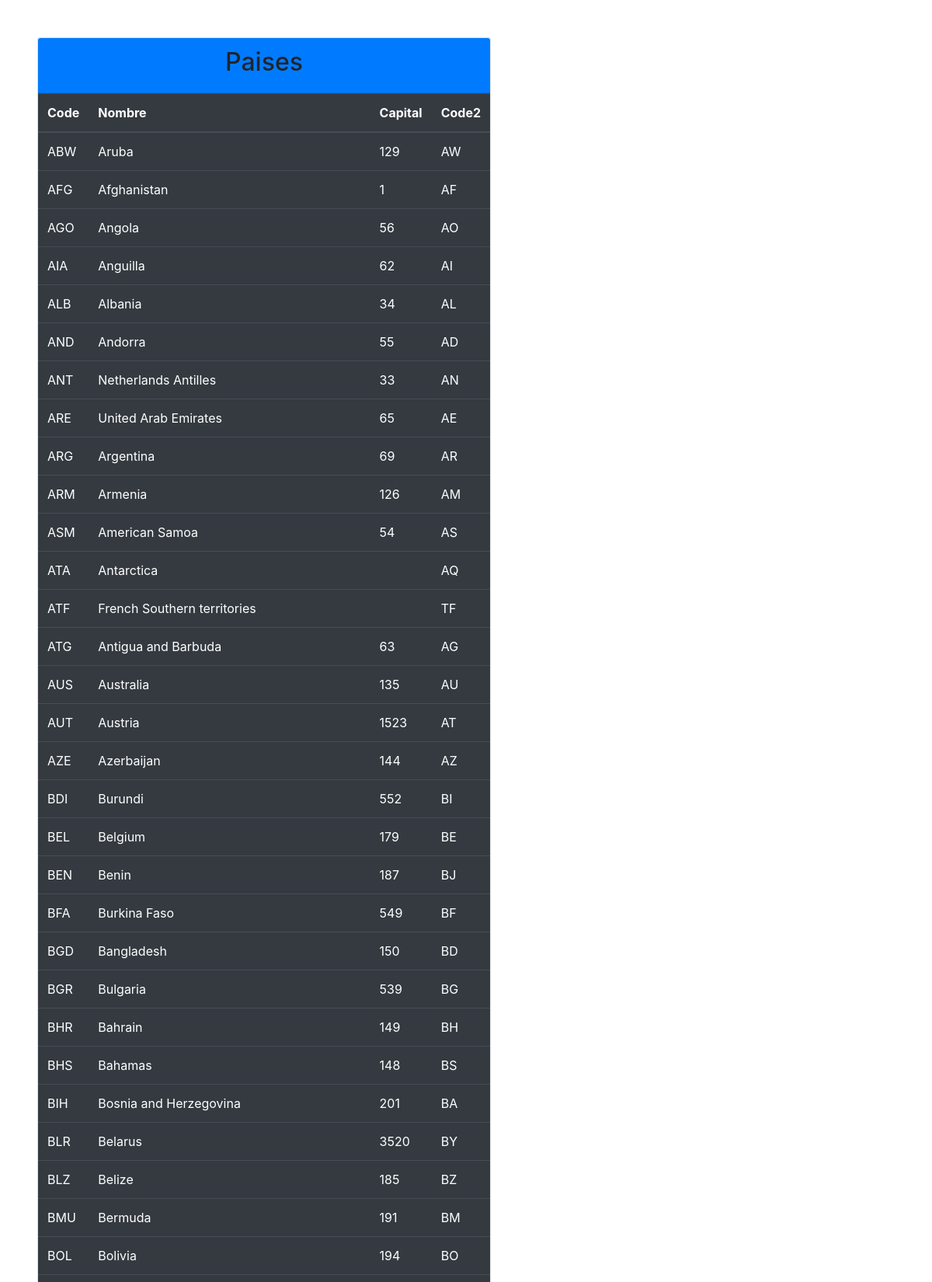
The page /PhpMysql/Actividad9/paises.php (upper part) on the database its author committed.
### tables this page shows
CREATE TABLE `country` (
  `Code` char(3) NOT NULL DEFAULT '',
  `Name` char(52) NOT NULL DEFAULT '',
  `Capital` int DEFAULT NULL,
  `Code2` char(2) NOT NULL DEFAULT '',
  PRIMARY KEY (`Code`)
);

### PhpMysql/Actividad9/clases/MainClass.php (called while the page is built, shortened)
<?php
    class MainClass {
        public static function  getCountries($conn){
            $sql = "SELECT * FROM country";
            $result =  $conn->query($sql);
            return $result;
        }
    }
?>

### PhpMysql/Actividad9/paises.php (the view, shortened to what this page needs)
<?php
    require("conection.php");
    include 'clases/MainClass.php';
    $result = MainClass::getCountries($conn);
    $htmlcontent="";
    if ($result->num_rows > 0) {
        while ($row = $result->fetch_assoc()) {
            $htmlcontent .= "<tr>
            <td>".$row['Code']."</td>
            <td>".$row["Name"]."</td>
            <td>".$row["Capital"]."</td>
            <td>".$row["Code2"]."</td>
        </tr>";
        }
    }
?>
<?php
    include 'html/head.php';
?>
<body>
    <main class="main p-5" style="max-width: 680px;">
        <div class="card">
            <div class="card-header text-center bg-primary">
                <h2>Paises</h2>
            </div>
            <div class="card-body p-0">
                <table class="table table-hover table-dark">
                    <thead>
                        <tr>
                            <th scope="col">Code</th>
                            <th scope="col">Nombre</th>
                            <th scope="col">Capital</th>
                            <th scope="col">Code2</th>
                        </tr>
                    </thead>
                    <tbody>
                        <?php echo $htmlcontent ?>
                    </tbody>
                </table>
            </div>
        </div>
    </main>
</body>
</html>

### PhpMysql/Actividad9/html/head.php (shortened to what this page needs)
<!DOCTYPE html>
<html lang="es">
<head>
    <link rel="stylesheet" href="https://cdnjs.cloudflare.com/ajax/libs/twitter-bootstrap/4.5.3/css/bootstrap.min.css" />
</head>

### rows shown on the page
country: Code "ABW", Name "Aruba", Capital "129", Code2 "AW"
country: Code "AFG", Name "Afghanistan", Capital "1", Code2 "AF"
country: Code "AGO", Name "Angola", Capital "56", Code2 "AO"
country: Code "AIA", Name "Anguilla", Capital "62", Code2 "AI"
country: Code "ALB", Name "Albania", Capital "34", Code2 "AL"
country: Code "AND", Name "Andorra", Capital "55", Code2 "AD"
country: Code "ANT", Name "Netherlands Antilles", Capital "33", Code2 "AN"
country: Code "ARE", Name "United Arab Emirates", Capital "65", Code2 "AE"
country: Code "ARG", Name "Argentina", Capital "69", Code2 "AR"
country: Code "ARM", Name "Armenia", Capital "126", Code2 "AM"
country: Code "ASM", Name "American Samoa", Capital "54", Code2 "AS"
country: Code "ATA", Name "Antarctica", Code2 "AQ"
country: Code "ATF", Name "French Southern territories", Code2 "TF"
country: Code "ATG", Name "Antigua and Barbuda", Capital "63", Code2 "AG"
country: Code "AUS", Name "Australia", Capital "135", Code2 "AU"
country: Code "AUT", Name "Austria", Capital "1523", Code2 "AT"
country: Code "AZE", Name "Azerbaijan", Capital "144", Code2 "AZ"
country: Code "BDI", Name "Burundi", Capital "552", Code2 "BI"
country: Code "BEL", Name "Belgium", Capital "179", Code2 "BE"
country: Code "BEN", Name "Benin", Capital "187", Code2 "BJ"
country: Code "BFA", Name "Burkina Faso", Capital "549", Code2 "BF"
country: Code "BGD", Name "Bangladesh", Capital "150", Code2 "BD"
country: Code "BGR", Name "Bulgaria", Capital "539", Code2 "BG"
country: Code "BHR", Name "Bahrain", Capital "149", Code2 "BH"
country: Code "BHS", Name "Bahamas", Capital "148", Code2 "BS"
country: Code "BIH", Name "Bosnia and Herzegovina", Capital "201", Code2 "BA"
country: Code "BLR", Name "Belarus", Capital "3520", Code2 "BY"
country: Code "BLZ", Name "Belize", Capital "185", Code2 "BZ"
country: Code "BMU", Name "Bermuda", Capital "191", Code2 "BM"
country: Code "BOL", Name "Bolivia", Capital "194", Code2 "BO"
